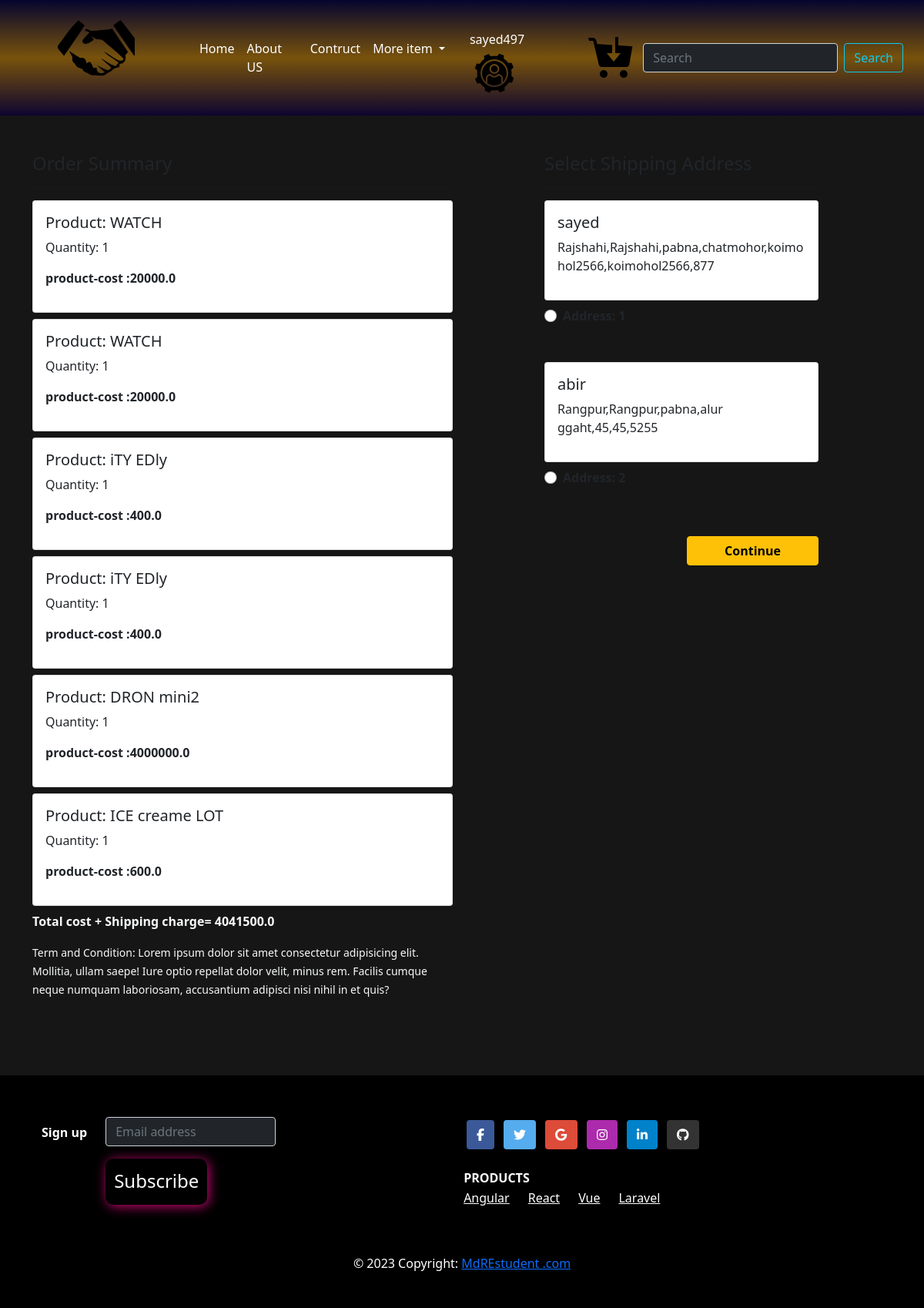
Page /chakeout/ (signed in) on the committed database.
### Shop/models.py (models this page shows, shortened)
class Cart(models.Model):
    user = models.ForeignKey(User, on_delete=models.CASCADE)
    product = models.ForeignKey(Product, on_delete=models.CASCADE)
    quantity = models.PositiveIntegerField(default=1)
    @property
    def total_cost(self):
        return self.quantity*self.product.selling_price

class Product(models.Model):
    title = models.CharField(max_length=100)
    selling_price = models.FloatField()
    discounted_price = models.FloatField()
    description = models.TextField()
    brand = models.CharField(max_length=100)
    category = models.CharField(choices=CATEGORY_CHOICES,max_length=3)
    product_image = models.ImageField(upload_to='productimg')

class Customer(models.Model):
    user = models.ForeignKey(User, on_delete=models.CASCADE)
    name = models.CharField(max_length=200)
    division = models.CharField(choices=DIVISION_CHOICES, max_length=50)
    district = models.CharField(max_length=200)
    thana = models.CharField(max_length=50)
    villorroad = models.CharField(max_length=50)
    zipcode = models.IntegerField()

### Shop/views.py (the view)
# urls.py: path("chakeout/", views.checkout, name="chakeout"),
@login_required
def checkout(request):
 user = request.user
 add = Customer.objects.filter(user=user)
 cart_items = Cart.objects.filter(user=user)
 amount = 0.0
 shipping_amount = 100.0
 totalamount = 0.0
 cart_product = [p for p in Cart.objects.all() if p.user==user]
 if cart_product:
         for p in cart_product:
            tempamount = (p.quantity * p.product.selling_price)
            amount += tempamount
         totalamount = amount + shipping_amount
 return render(request, 'Shop/checkout.html',{'add':add, 'totalamount':totalamount, 'cart_items':cart_items })

### Shop/templates/Shop/checkout.html (shortened to what this page needs)
{% extends 'Shop/base.html' %}
{% load static %}
{% block main-content %}
<div class="container">
    <div class="row mt-5">
        <div class="col-sm-6">
            <h4>Order Summary</h4>
            <hr>
            {% for item in cart_items %}
            <div class="card mb-2">
                <div class="card-body">
                    <h5>Product: {{item.product.title}}</h5>
                    <p>Quantity: {{item.quantity}}</p>
                    <p class="fw-bold">product-cost :{{item.total_cost}} </p>
                </div>
            </div>
            {% endfor %}
            <p class="text-light fw-bold">Total cost + Shipping charge= <span>{{totalamount}}</span></p>
            <small class="text-light">Term and Condition: Lorem ipsum dolor sit amet consectetur adipisicing elit. Mollitia, ullam saepe!
                Iure optio repellat dolor velit, minus rem. Facilis cumque neque numquam laboriosam, accusantium
                adipisci nisi nihil in et quis?</small>
        </div>
        <div class="col-sm-4 offset-sm-1">
            <h4>Select Shipping Address</h4>
            <hr>
            <form action="/paymentdone">
                {% for ad in add %}
                <div class="card">
                    <div class="card-body">
                        <h5>{{ad.name}}</h5>
                        <p>{{ad.division}},{{ad.division}},{{ad.district}},{{ad.thana}},{{ad.villorroad}},{{ad.villorroad}},{{ad.zipcode}}</p>
                    </div>
                </div>
                <div class="form-check mt-2 mb-5">
                    <input class="form-check-input" type="radio" name="custid" id="custadd{{forloop.counter}}" value="{{ad.id}}">
                    <label class="form-check-label fw-bold" for="custadd{{forloop.counter}}">
                        Address: {{forloop.counter}}</label>
                </div>
                {% endfor %}
                <div class="text-end">
                    <button type="submit" class="btn btn-warning mt-3 px-5 fw-bold">Continue</button>
                </div>
            </form>
        </div>
    </div>
</div>
{% endblock main-content %}

### Shop/templates/Shop/base.html (shortened to what this page needs)
<!doctype html>
{% load static %}
<html lang="en">
<head>
    <link href="https://cdn.jsdelivr.net/npm/bootstrap@5.0.0-beta1/dist/css/bootstrap.min.css" rel="stylesheet"
>
    <link rel="stylesheet" href="{% static 'Shop/css/owl.carousel.min.css' %}">
    <link rel="stylesheet" href="{% static 'Shop/css/all.min.css' %}">
    <link rel="stylesheet" href="{% static 'Shop/css/style.css' %}">
</head>
<body>
    <nav class="navbar navbar-expand-lg bg-body-tertiary">
        <div class="container-fluid">
          <a class="navbar-brand " href="#"><img class="logos  mx-lg-5" src="{% static "Shop/images/Untitled design (3).png" %}" alt=""> </a>
          <button class=" menubtn" type="button" data-bs-toggle="collapse" data-bs-target="#navbarSupportedContent" aria-controls="navbarSupportedContent" aria-expanded="false" aria-label="Toggle navigation">
          </button>
          <div class="collapse navbar-collapse" id="navbarSupportedContent">
            <ul class="navbar-nav me-auto mb-2 mb-lg-0">
              <li class="nav-item">
                <a class="nav-link active " aria-current="page" href="{% url 'home' %}">Home</a>
              </li>
              <li class="nav-item">
                <a class="nav-link" href="#">About US</a>
              </li>
               <li class="nav-item" >
                 <a  class="nav-link" href="#">Contruct </a>
              </li>
              <li class="nav-item dropdown">
                <a class="nav-link dropdown-toggle" href="#" role="button" data-bs-toggle="dropdown" aria-expanded="false">
                 More item
                </a>
              </li>
            </ul>
            <ul class="navbar-nav me-auto mb-2 mb-lg-0 toolsIcon">
              <li class="nav-item" >
                <a  class="nav-link" href="#"> <li class="nav-item dropdown">
                  <a class="nav-link " href="#" role="button" data-bs-toggle="dropdown" aria-expanded="false">
                    <span>{{request.user}}  </span> <img src="{% static 'Shop/images/settings.png' %}" alt="">
                  </a>
                </li> </a>
             </li>
            </ul>
            <ul class="navbar-nav me-auto mb-2 mb-lg-0   toolsIcon ">
              <li class="nav-item tools" >
                <a  class="nav-link" href="{% url "showCart" %}"> <img src="{% static 'Shop/images/add cart.png' %}" alt=""> <sup  class="" href="#"></sup> </a>
             </li>
            </ul>
            <form class="d-flex" role="search">
              <input class="form-control bg-dark text-light me-2" type="search" placeholder="Search" aria-label="Search">
              <button class="btn btn-outline-info" type="submit">Search</button>
            </form>
          </div>
        </div>
      </nav>
    {% block main-content %} {% endblock main-content %}
    <footer class=" bg-successs text-center text-lg-start">
      <div class="container p-4 pb-0">
        <form action="">
          <div class="row">
            <div class="col-auto mb-4 mb-md-0">
              <p class="pt-2">
                <strong>Sign up</strong>
              </p>
            </div>
            <div class="col-md-5 col-12 mb-4 mb-md-0">
              <div class="form-outline w-50 mb-4">
                <input type="email" id="form5Example25" placeholder="Email address" class="form-control text-light bg-dark" />
                <button type="submit" class="btn text-dangers mt-3 pb-5 mb-4">
                  Subscribe
                </button>
              </div>
            </div>
            <div class="col-auto mb-4 mb-md-0">
        <section class="mb-4">
          <a
            class="btn text-white btn-floating m-1"
            style="background-color: #3b5998;"
            href="#!"
            role="button"
            ><i class="fab fa-facebook-f"></i
          ></a>
          <a
            class="btn text-white btn-floating m-1"
            style="background-color: #55acee;"
            href="#!"
            role="button"
            ><i class="fab fa-twitter"></i
          ></a>
          <a
            class="btn text-white btn-floating m-1"
            style="background-color: #dd4b39;"
            href="#!"
            role="button"
            ><i class="fab fa-google"></i
          ></a>
          <a
            class="btn text-white btn-floating m-1"
            style="background-color: #ac2bac;"
            href="#!"
            role="button"
            ><i class="fab fa-instagram"></i
          ></a>
          <a
            class="btn text-white btn-floating m-1"
            style="background-color: #0082ca;"
            href="#!"
            role="button"
            ><i class="fab fa-linkedin-in"></i
          ></a>
          <a
            class="btn text-white btn-floating m-1"
            style="background-color: #333333;"
            href="#!"
            role="button"
            ><i class="fab fa-github"></i
          ></a>
        </section>
          <h6 class="text-uppercase d-flex fw-bold mt-2 mb-1">
            Products
          </h6>
          <div class="d-flex gap-4">
          <p>
            <a href="#!" class="text-reset">Angular</a>
          </p>
          <p>
            <a href="#!" class="text-reset">React</a>
          </p>
          <p>
            <a href="#!" class="text-reset">Vue</a>
          </p>
          <p>
            <a href="#!" class="text-reset">Laravel</a>
          </p>
        </div>
            </div>
          </div>
        </form>
      </div>
      <div class="text-center p-3" style="background-color: black;  color: #fff;">
        © 2023 Copyright:
        <a class="text-link-light" href="#">MdREstudent .com</a>
      </div>
    </footer>
</body>
</html>

### Shop/static/Shop/css/style.css (style rules this page uses)
.bg-body-tertiary { position: relative; z-index: 10; width: 100%; background: linear-gradient(rgb(5, 5, 47) ,rgba(157, 105, 8, 0.725),rgb(14, 5, 48)); }
.text-dangers { background:transparent; box-shadow: 2px 2px 15px rgb(199, 9, 113); padding: 10px; color: #fff; font: 900; font-size: 24px; height: 50px; border-radius: 10px ; }
.logos { margin-top: -25px; height: 100px; }
.container-fluid li a { color: #fff; }
.navbar { padding: 15px; }
.menubtn { color: transparent; background: transparent; border: none; }
.bg-successs { padding: 30px; margin-top: 100px; color: #fff; background: #000; }
body { background: #161616; }

### rows in the picture
Cart: product "WATCH", quantity "1", total_cost "20000.0"
Cart: product "WATCH", quantity "1", total_cost "20000.0"
Cart: product "iTY EDly", quantity "1", total_cost "400.0"
Cart: product "iTY EDly", quantity "1", total_cost "400.0"
Cart: product "DRON mini2", quantity "1", total_cost "4000000.0"
Cart: product "ICE creame LOT", quantity "1", total_cost "600.0"
Customer: name "sayed", division "Rajshahi", district "pabna", thana "chatmohor", villorroad "koimohol2566", zipcode "877"
Customer: name "abir", division "Rangpur", district "pabna", thana "alur ggaht", villorroad "45", zipcode "5255"

### other values in the picture
{{ request.user }} "sayed497"
{{ totalamount }} "4041500.0"
